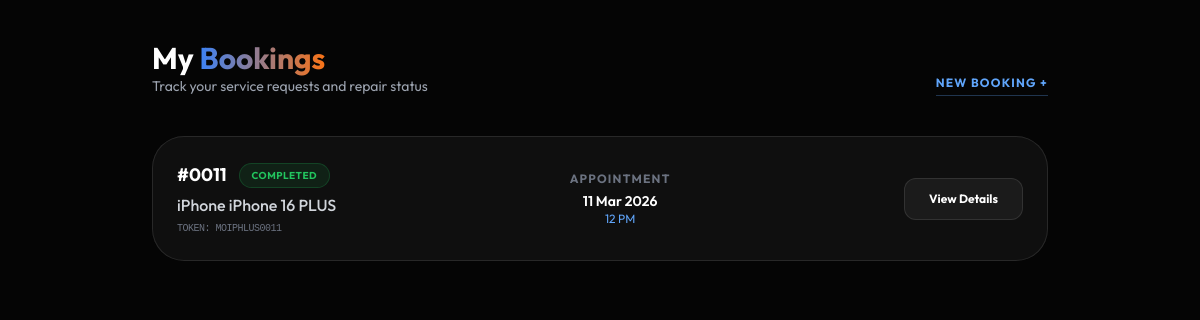
Before: /bookings/my-bookings/ (signed in) with the older database file.
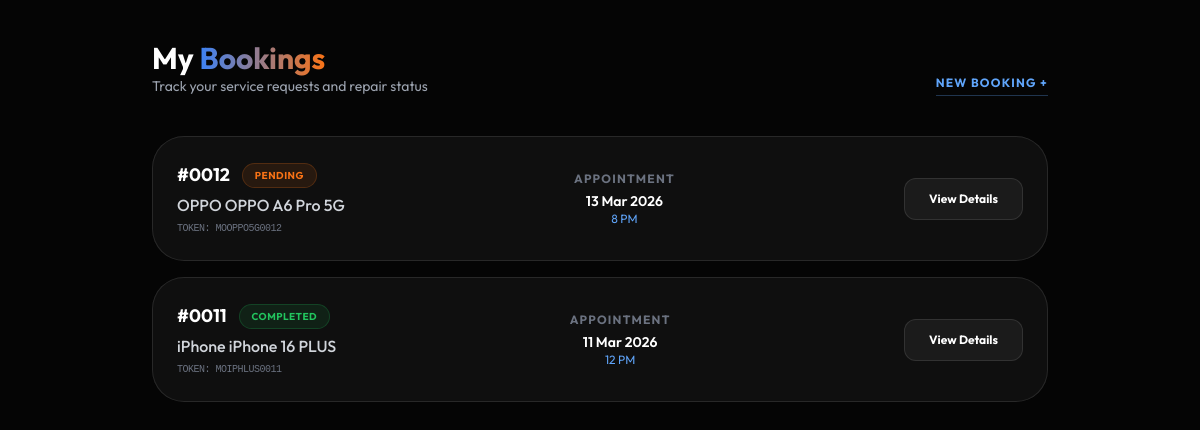
After: the same page with the newer database file.
### Bookings/models.py (models this page shows, shortened)
class Booking(models.Model):
    STATUS_CHOICES = [
        ('pending', 'Pending'),
        ('assigned', 'Technician Assigned'),
        ('in_progress', 'In Progress'),
        ('completed', 'Completed'),
        ('cancelled', 'Cancelled'),
    ]
    status = models.CharField(max_length=20, choices=STATUS_CHOICES, default='pending')
    user = models.ForeignKey('Accounts.MyUser', on_delete=models.CASCADE)
    service_type = models.CharField(max_length=100)
    service_name = models.CharField(max_length=200)
    model = models.CharField(max_length=100)
    purpose = models.CharField(max_length=100)
    description = models.TextField()
    phone = models.CharField(max_length=15, blank=True, null=True)
    booking_date = models.DateTimeField()
    created_at = models.DateTimeField(auto_now_add=True)
    sequence_number = models.PositiveIntegerField(unique=True, editable=False)
    token = models.CharField(max_length=30, editable=False, null=True, blank=True)
    order_id = models.CharField(max_length=10, editable=False, null=True, blank=True)

### Bookings/views.py (the view)
# urls.py: path('my-bookings/', my_bookings, name='my_bookings'),
@login_required
def my_bookings(request):
    bookings = Booking.objects.filter(user=request.user).order_by('-created_at')
    context = {
        'bookings': bookings,
    }
    return render(request, 'Bookings/my_bookings.html', context)

### templates/Bookings/my_bookings.html (shortened to what this page needs)
<!DOCTYPE html>
<html lang="en">
<head>
    <script src="https://cdn.tailwindcss.com"></script>
</head>
<body class="py-10 px-4">
    <div class="max-w-4xl mx-auto">
        <header class="mb-10 flex justify-between items-end">
            <div>
                <h1 class="text-3xl font-bold">My <span class="brand-gradient">Bookings</span></h1>
                <p class="text-gray-400 text-sm">Track your service requests and repair status</p>
            </div>
            <a href="/" class="text-xs font-bold text-blue-400 uppercase tracking-widest border-b border-blue-400/30 pb-1">New Booking +</a>
        </header>
        <div class="space-y-4">
            {% for booking in bookings %}
            <div class="glass-card p-6 rounded-[2rem] flex flex-col md:flex-row justify-between items-start md:items-center gap-6">
                <div class="space-y-1">
                    <div class="flex items-center gap-3">
                        <span class="text-lg font-bold">{{ booking.order_id }}</span>
                        <span class="px-3 py-1 rounded-full text-[10px] font-bold uppercase tracking-wider status-{{ booking.status }}">
                            {{ booking.get_status_display }}
                        </span>
                    </div>
                    <p class="text-gray-300 font-medium">{{ booking.service_name }} {{ booking.model }}</p>
                    <p class="text-[10px] text-gray-500 font-mono tracking-tighter uppercase">Token: {{ booking.token }}</p>
                </div>
                <div class="text-left md:text-center">
                    <p class="text-xs text-gray-500 uppercase font-bold tracking-widest mb-1">Appointment</p>
                    <p class="text-sm font-semibold">{{ booking.booking_date|date:"d M Y" }}</p>
                    <p class="text-xs text-blue-400">{{ booking.booking_date|date:"f A" }}</p>
                </div>
                <div class="flex gap-2 w-full md:w-auto">
                    <a href="{% url 'booking_success' booking.token %}" class="flex-1 md:flex-none bg-white/5 hover:bg-white/10 border border-white/10 px-6 py-3 rounded-xl text-xs font-bold transition-all text-center">
                        View Details
                    </a>
                </div>
            </div>
            {% endfor %}
        </div>
    </div>
</body>
</html>

Changed rows visible on the page:
added Booking: order_id "#0012", status "PENDING", service_name "OPPO", model "OPPO A6 Pro 5G", token "MOOPPO5G0012", booking_date "13 Mar 2026", booking_date "8 PM"
